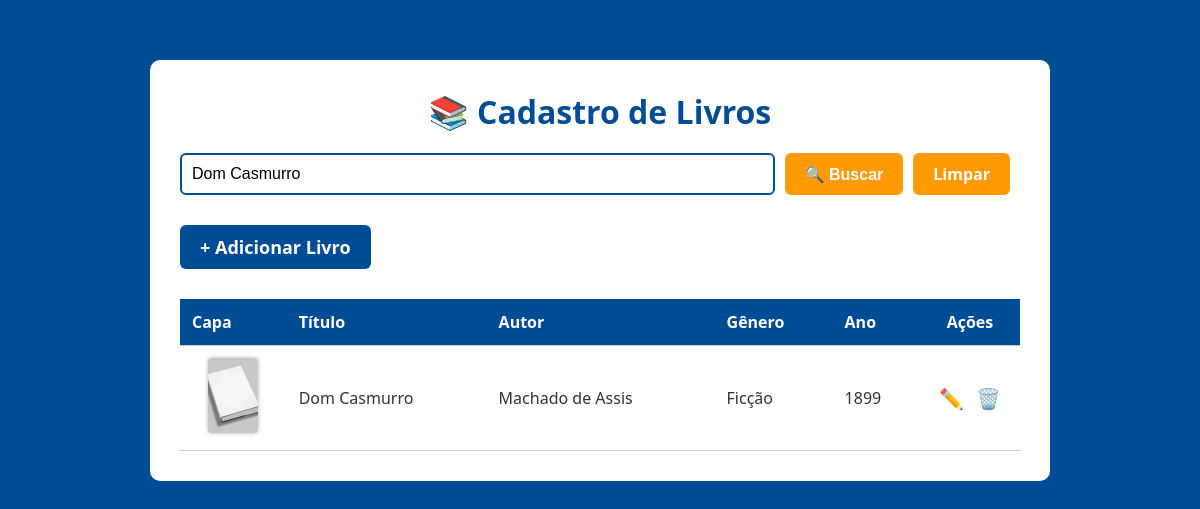
The page /index.php?busca=Dom Casmurro on the database its author committed.
### tables this page shows
CREATE TABLE IF NOT EXISTS `livros` (
  `id` int(11) NOT NULL AUTO_INCREMENT,
  `titulo` varchar(255) NOT NULL,
  `autor` varchar(255) NOT NULL,
  `genero` varchar(100) NOT NULL,
  `ano` int(11) NOT NULL,
  `capa` varchar(255) DEFAULT '../assets/img/default.jpg',
  PRIMARY KEY (`id`)
);

### index.php (the view, shortened to what this page needs)
<?php
require_once __DIR__ . '/includes/db.php';
$busca = isset($_GET['busca']) ? $_GET['busca'] : '';
if (!empty($busca)) {
    $sql = "SELECT * FROM livros
            WHERE titulo LIKE ?
               OR autor LIKE ?
               OR genero LIKE ?
            ORDER BY titulo ASC";
    $stmt = $conn->prepare($sql);
    $like = "%$busca%";
    $stmt->bind_param("sss", $like, $like, $like);
} else {
    $sql = "SELECT * FROM livros ORDER BY titulo ASC";
    $stmt = $conn->prepare($sql);
}
$stmt->execute();
$result = $stmt->get_result();
$livros = $result->fetch_all(MYSQLI_ASSOC);
$capa_padrao = "assets/img/default.jpg";
?>
<!DOCTYPE html>
<html lang="pt-BR">
<head>
    <link rel="stylesheet" href="assets/css/style.css">
</head>
<body>
    <div class="container">
        <h1>📚 Cadastro de Livros</h1>
        <form method="GET" action="" class="search-form">
            <input type="text" name="busca" placeholder="Buscar livros..." value="<?= htmlspecialchars($busca) ?>">
            <button type="submit">🔍 Buscar</button>
            <a class="button" href="index.php">Limpar</a>
        </form>
        <a href="views/adicionar.php" class="btn-adicionar">+ Adicionar Livro</a>
        <?php if (count($livros) > 0): ?>
            <table>
                <thead>
                    <tr>
                        <th>Capa</th>
                        <th>Título</th>
                        <th>Autor</th>
                        <th>Gênero</th>
                        <th>Ano</th>
                        <th class="acoes">Ações</th>
                    </tr>
                </thead>
                <tbody>
                    <?php foreach ($livros as $livro): ?>
                        <?php
                        $temCapa = isset($livro['capa_url']) && trim($livro['capa_url']) !== '';
                        $caminhoCapa = $temCapa ? $livro['capa_url'] : $capa_padrao;
                        ?>
                        <tr>
                            <td class="capa-cell">
                                <img src="<?= htmlspecialchars($caminhoCapa) ?>"
                                    alt="Capa"
                                    class="livro-capa"
                                    onerror="this.onerror=null;this.src='<?= $capa_padrao ?>';">
                            </td>
                            <td><?= htmlspecialchars($livro['titulo']) ?></td>
                            <td><?= htmlspecialchars($livro['autor']) ?></td>
                            <td><?= htmlspecialchars($livro['genero']) ?></td>
                            <td><?= htmlspecialchars($livro['ano']) ?></td>
                            <td class="acoes">
                                <a href="views/editar.php?id=<?= $livro['id'] ?>">✏️</a>
                                <a href="views/excluir.php?id=<?= $livro['id'] ?>" onclick="return confirm('Tem certeza que deseja excluir este livro?')">🗑️</a>
                            </td>
                        </tr>
                    <?php endforeach; ?>
                </tbody>
            </table>
        <?php else: ?>
            <p>Nenhum livro encontrado.</p>
        <?php endif; ?>
    </div>
</body>
</html>

### assets/css/style.css (style rules this page uses)
* { margin: 0; padding: 0; box-sizing: border-box; }
body { font-family: "Segoe UI", Tahoma, Geneva, Verdana, sans-serif; background: #004d95; color: #333; padding: 20px; }
.container { background-color: #fff; border-radius: 10px; max-width: 900px; margin: 40px auto; padding: 30px; }
h1 { color: #004d95; margin-bottom: 20px; text-align: center; }
.search-form { display: flex; gap: 10px; margin-bottom: 30px; }
.search-form input[type="text"] { flex: 1; padding: 10px; border: 2px solid #004d95; border-radius: 6px; font-size: 16px; }
.search-form button, .button { padding: 10px 20px; background-color: #ff9a00; border: none; border-radius: 6px; font-weight: bold; font-size: 16px; color: #fff; cursor: pointer; transition: background-color 0.3s; }
.btn-adicionar { display: inline-block; background-color: #004d95; color: white; padding: 10px 20px; border-radius: 6px; text-decoration: none; font-weight: bold; transition: background-color 0.3s; margin-bottom: 20px; }
td.acoes, th.acoes { text-align: center; width: 100px; }
td.acoes a { display: inline-block; margin: 0 4px; font-size: 20px; }
table { width: 100%; border-collapse: collapse; margin-top: 10px; }
thead { background-color: #004d95; color: white; }
th, td { padding: 12px; text-align: left; border-bottom: 1px solid #ccc; }
a { text-decoration: none; color: #004d95; margin-right: 10px; font-size: 18px; }
.livro-capa { width: 50px; height: 75px; object-fit: cover; border-radius: 4px; box-shadow: 0 0 4px rgba(0, 0, 0, 0.3); }
table td.capa-cell { text-align: center; }

### rows shown on the page
livros: titulo "Dom Casmurro", autor "Machado de Assis", genero "Ficção", ano "1899"
